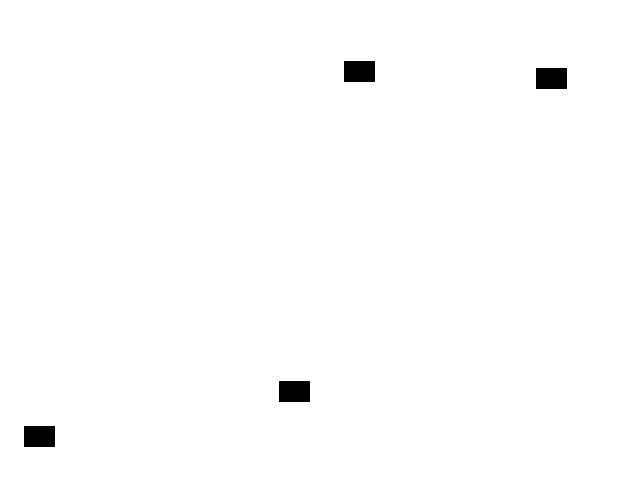
#> input picture src/optimal-digging-point/2d_output_images/2d_generated_image.png, 640 x 480 px
$ python max_distance_choice.py
#> lines starting #> are read from the running program, lines starting #| are printed output that depends on the picture; after the words box and inside, x2 and y2 are one past the last pixel; in counts of white or black regions, pixels touching at a corner belong together
# Function: Given a 2D image, choose a point whose possess biggest Euclidean Distance

import cv2
import numpy as np

def find_farthest_point(image_path):
    # Load the image
#> called with image_path = '2d_output_images/2d_generated_image.png'
    image = cv2.imread(image_path, cv2.IMREAD_GRAYSCALE)
#> image: shape (480, 640); 99.2% white; 4 black regions, box (x1, y1, x2, y2) and area: (344, 61, 375, 82) 651, (536, 68, 567, 89) 651, (279, 381, 310, 402) 651, (24, 426, 55, 447) 651
    if image is None:
        raise ValueError("Image not found or unable to load.")

    # Create a binary mask where obstacles (black pixels) are marked
    _, binary_mask = cv2.threshold(image, 1, 255, cv2.THRESH_BINARY_INV)

    # Compute the distance transform
    dist_transform = cv2.distanceTransform(binary_mask, cv2.DIST_L2, 5)
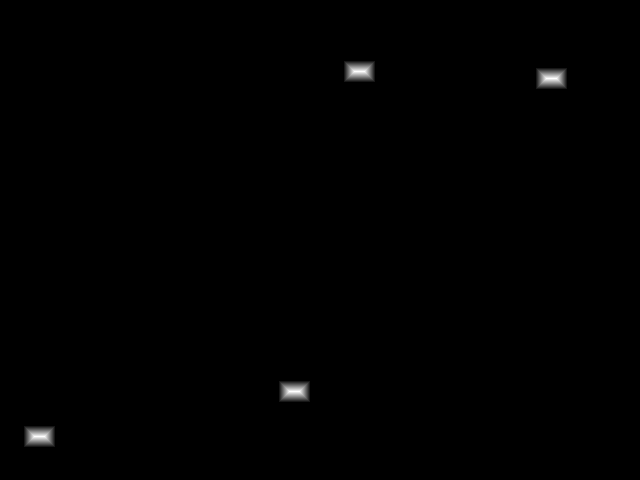
#> dist_transform: shape (480, 640) float32; min 0, max 11, mean 0.0388; drawn with min black and max white

    # Find the coordinates of the farthest point
    min_val, max_val, min_loc, max_loc = cv2.minMaxLoc(dist_transform)
#> min_val = 0; max_val = 11; min_loc = (0, 0); max_loc = (354, 71)

    # Draw the farthest point on the image
    image_with_point = cv2.cvtColor(image, cv2.COLOR_GRAY2BGR)
#> image_with_point is the input picture: shape (480, 640, 3); 99.2% white; 4 black regions, box (x1, y1, x2, y2) and area: (344, 61, 375, 82) 651, (536, 68, 567, 89) 651, (279, 381, 310, 402) 651, (24, 426, 55, 447) 651
    cv2.circle(image_with_point, max_loc, 5, (0, 0, 255), -1)
#> image_with_point: shape (480, 640, 3); 0.03% of pixels changed, all inside (x1, y1, x2, y2) = (349, 66, 360, 77)

    # Save the image with the farthest point marked
    output_path = '2d_output_images/2d_generated_image_with_point.png'
    cv2.imwrite(output_path, image_with_point)
    print(f"Image with farthest point saved at: {output_path}")

    # Return the coordinates of the farthest point
    return max_loc

def find_farthest_point_manual(image_path):
    # Load the image
    image = cv2.imread(image_path, cv2.IMREAD_GRAYSCALE)
    if image is None:
        raise ValueError("Image not found or unable to load.")

    # Get coordinates of all black pixels (obstacles)
    black_pixels = np.column_stack(np.where(image == 0))

    # Initialize variables to track the farthest point
    max_min_distance = -1
    farthest_point = None

    # Iterate over each white pixel
    for y in range(image.shape[0]):
        for x in range(image.shape[1]):
            if image[y, x] == 255:  # White pixel
                # Calculate the distance to the nearest black pixel
                min_distance = np.min(np.sqrt((black_pixels[:, 0] - y) ** 2 + (black_pixels[:, 1] - x) ** 2))

                # Update the farthest point if this is the largest minimum distance found
                if min_distance > max_min_distance:
                    max_min_distance = min_distance
                    farthest_point = (x, y)

    # Draw the farthest point on the image
    image_with_point = cv2.cvtColor(image, cv2.COLOR_GRAY2BGR)
    cv2.circle(image_with_point, farthest_point, 5, (0, 0, 255), -1)

    # Save the image with the farthest point marked
    output_path = '2d_output_images/2d_generated_image_with_point_manual.png'
    cv2.imwrite(output_path, image_with_point)
    print(f"Image with farthest point saved at: {output_path}")

    # Return the coordinates of the farthest point
    return farthest_point

# Example usage
image_path = '2d_output_images/2d_generated_image.png'
farthest_point = find_farthest_point(image_path)
#> farthest_point = (354, 71)
print(f"The farthest point from all obstacles is at: {farthest_point}")
#| The farthest point from all obstacles is at: (354, 71)

farthest_point_manual = find_farthest_point_manual(image_path)
#> in find_farthest_point_manual, `black_pixels = np.column_stack(np.where(image == 0))`: black_pixels = 2604 pairs, first value 61 to 446, second value 24 to 566
#> after the loop in find_farthest_point_manual, `for y in range(image.shape[0]):`: farthest_point = (0, 0); max_min_distance = 349.4
#> in find_farthest_point_manual, `cv2.circle(image_with_point, farthest_point, 5, (0, 0, 255), -1)`: image_with_point: shape (480, 640, 3); 0.01% of pixels changed, all inside (x1, y1, x2, y2) = (0, 0, 6, 6)
#> farthest_point_manual = (0, 0)
print(f"The farthest point from all obstacles is at: {farthest_point_manual}")
#| The farthest point from all obstacles is at: (0, 0)
